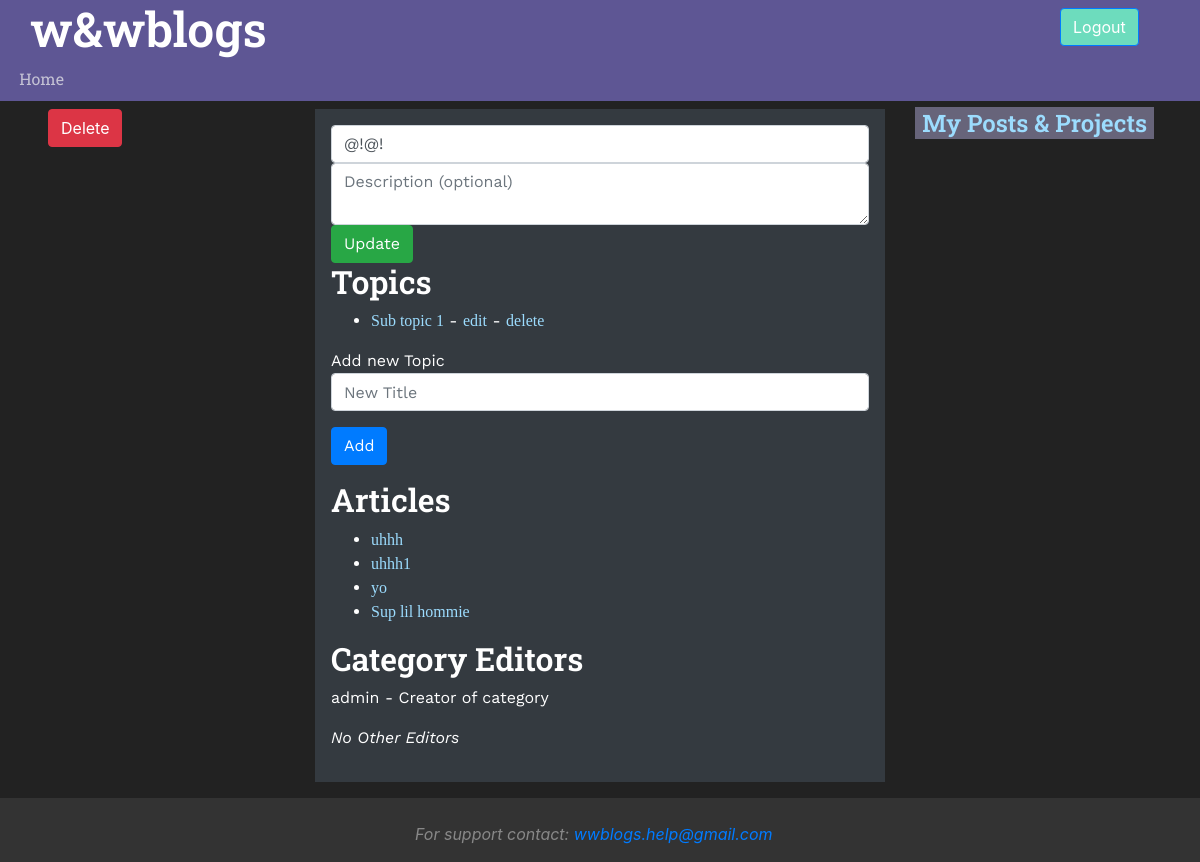
Before: /category/3/edit (signed in) with the older database file.
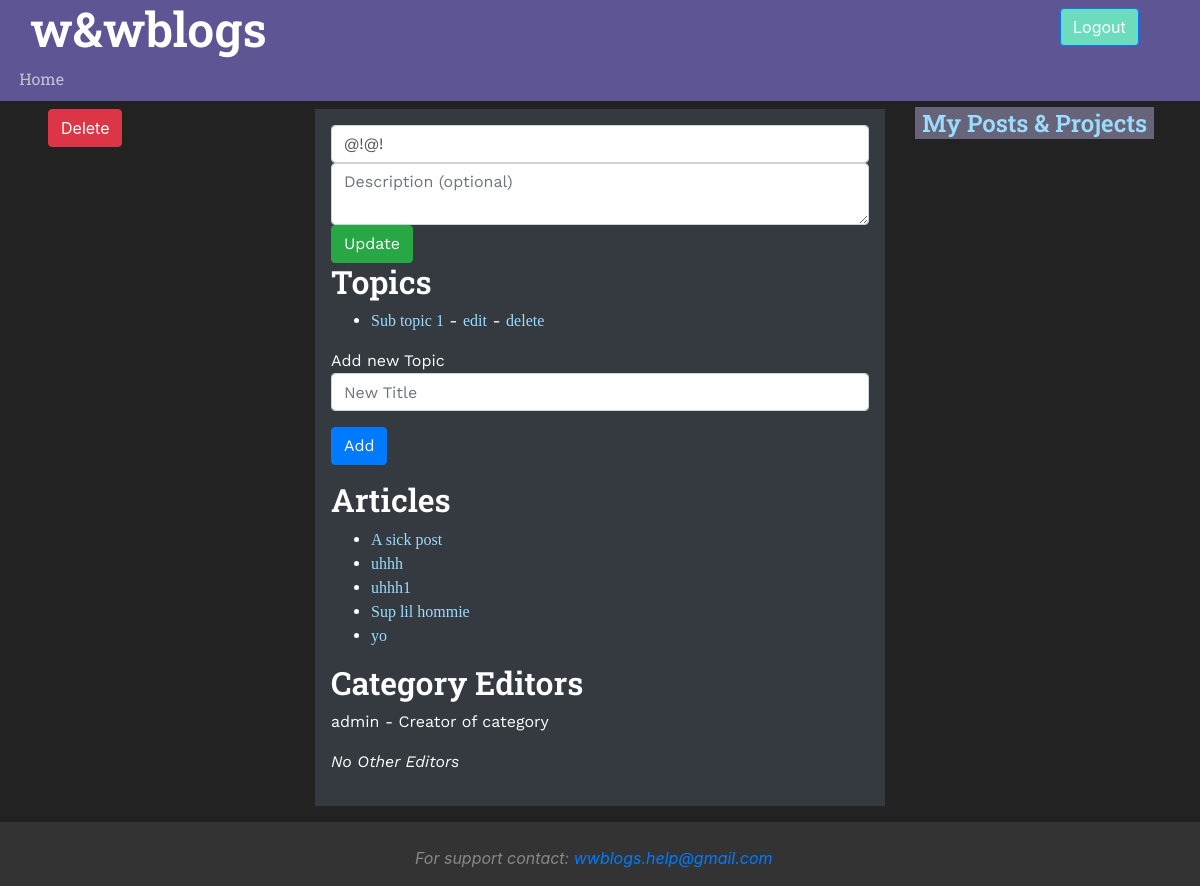
After: the same page with the newer database file.
### wwapp/models.py (models this page shows, shortened)
class Category(models.Model):
    category_id = models.AutoField(primary_key=True)
    category_name = models.CharField(unique=True, max_length=45)
    category_creator = models.ForeignKey(User, on_delete=models.PROTECT)
    category_description = models.CharField(null=True, max_length=300)
    class CategoryType(models.TextChoices):
        PROJECT = 'PROJECT', _('Project')
        TOPIC = 'TOPIC', _('Topic')
        SUBTOPIC = 'SUBTOPIC', _('SubTopic')
    category_type = models.CharField(max_length=45, choices=CategoryType.choices, default=CategoryType.PROJECT)
    class Meta:
        verbose_name_plural = 'Categories'
        indexes = [
            models.Index(fields=['category_name']),
        ]

class Article(models.Model):
    article_id = models.AutoField(primary_key=True)
    article_title = models.CharField(max_length=45)
    pub_date = models.DateTimeField(blank=True, null=True)
    author = models.ForeignKey(User, on_delete=models.PROTECT)
    published = models.BooleanField(default=False)
    creation_date = models.DateTimeField(auto_now_add=True)
    article_parent = models.ForeignKey("Article", on_delete=models.SET_NULL, null=True, blank=True)
    """
    # populate with -  default=timezone.now - from django.utils.timezone.now()
    # edit_date = models.DateField(auto_now=True)
    # can be used instead auto_now_add = True,
    """
    class Meta:
        indexes = [
            models.Index(fields=['article_title']),
            models.Index(fields=['author']),
        ]

### account/decorators.py (the view)
    def wrapper_func(request, *args, **kwargs):
        category_id = _get_id_from_request_path(request)
        if _is_category_creator(request, category_id) or \
                _is_category_editor(request, category_id) or \
                is_moderator_or_admin(request.user):
            return view_func(request, *args, **kwargs)
        return HttpResponseForbidden()

### wwapp/forms.py (shortened to what this page needs)
class CategoryEdit(forms.Form):
    category_name = forms.CharField(required=True,
                                    widget=forms.TextInput(attrs={'class': 'form-control', 'placeholder': 'Title'}))
    new_category_name = forms.CharField(required=False, widget=forms.TextInput(
        attrs={'class': 'form-control', 'placeholder': 'New Title', 'initial': ''}))
    category_description = forms.CharField(required=False,
                                           widget=forms.Textarea(
                                               attrs={'class': 'form-control', 'placeholder': 'Description (optional)',
                                                      'initial': '', 'rows': '2'}))
    parent_category_select = forms.Select(choices=[])

### wwapp/handlers.py (called while the page is built)
    def get_child_assignations(self) -> [CategoryItemAssignation]:
        try:
            li = CategoryItemAssignation.objects.filter(
                parent_category_id=self.category.category_id).order_by('position')
            if len(li) > 0:
                return li
            raise exceptions.EmptyResultSet()
        except exceptions.EmptyResultSet:
            raise exceptions.EmptyResultSet()

### wwapp/templates/wwapp/edit_category.html (shortened to what this page needs)
{% extends "wwapp/base.html" %}
{% block left_nav %}
    <p class="ml-5">
        <button class="btn btn-danger" onclick="deleteCategory({{ category.category_id }})">Delete</button>
    </p>
{% endblock %}
{% block right_nav %}
    <h4><a href="{% url 'wwapp:manage_own_content' %}">My Posts & Projects</a></h4>
{% endblock %}
{% block content %}
    <form method="post" class="form-group">
        <div>
            {{ form.category_name }}
            {{ form.category_description }}
            <button class="btn btn-success" value="save" name="save" type="submit">Update</button>
        </div>
        {% if child_category_type %}
            <h3>{{ child_category_type }}s</h3>
            {% if child_categories %}
                <ul>
                    {% for cat in child_categories %}
                        <li>
                            <a href="{% url 'wwapp:open_category' cat.category_id %}">{{ cat.category_name }}</a>
                             - <a href="{% url 'wwapp:edit_category' cat.category_id %}">edit</a>
                             - <span onclick="deleteChildCategory({{ cat.category_id }}, {{ cat.category_name }})" class="delete-link">delete</span>
                        </li>
                    {% endfor %}
                </ul>
            {% else %}
                <p><i>No {{ child_category_type }}s in this {{ category_type }}</i></p>
            {% endif %}
        {% endif %}
        {% if child_category_type %}
            Add new {{ child_category_type }}
            {{ form.new_category_name }}
            <button class="btn btn-primary" type="submit" name="add" value="add">Add</button>
        {% endif %}
        <h3>Articles</h3>
        {% if child_articles %}
            <ul>
                {% for a in child_articles %}
                    <li>
                        <a href="{% url 'wwapp:open_article' a.article_id %}">{{ a.article_title }}</a>
                    </li>
                {% endfor %}
            </ul>
        {% else %}
            <p><i>No Articles in this {{ category_type }}</i></p>
        {% endif %}
    </form>
    <h3>Category Editors</h3>
    <p>{{ category.category_creator.username }}
        - Creator of category</p>
    {% if editors %}
        {% for u in editors %}
            <li>{{ u.username }}</li>
        {% endfor %}
    {% else %}
        <p><i>No Other Editors</i></p>
    {% endif %}
{% endblock %}

Changed rows visible on the page:
now on this page (row edited): Article: article_title "A sick post"
changed Article "Sup lil hommie": moves up the list
